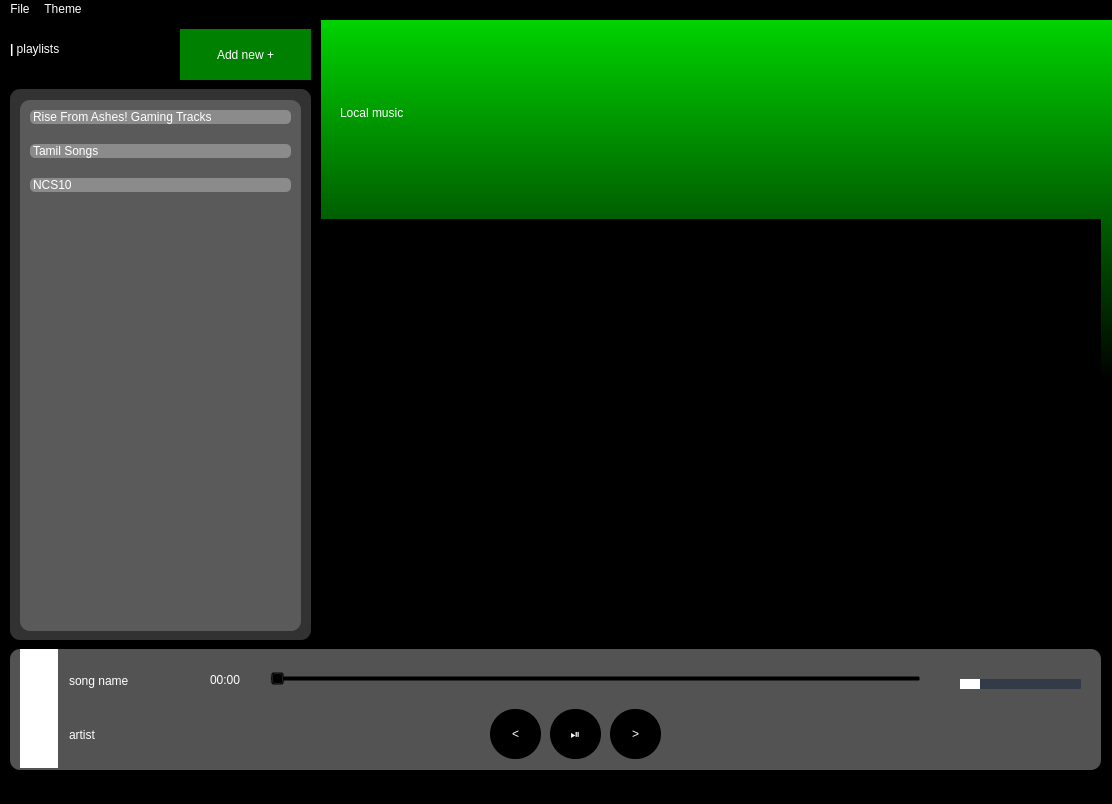
<?xml version="1.0" encoding="UTF-8"?>
<ui version="4.0">
 <class>MainWindow</class>
 <widget class="QMainWindow" name="MainWindow">
  <property name="geometry">
   <rect>
    <x>0</x>
    <y>0</y>
    <width>1112</width>
    <height>804</height>
   </rect>
  </property>
  <property name="sizePolicy">
   <sizepolicy hsizetype="Fixed" vsizetype="Fixed">
    <horstretch>0</horstretch>
    <verstretch>0</verstretch>
   </sizepolicy>
  </property>
  <property name="maximumSize">
   <size>
    <width>1112</width>
    <height>804</height>
   </size>
  </property>
  <property name="windowTitle">
   <string>MainWindow</string>
  </property>
  <property name="styleSheet">
   <string notr="true">background-color: black;
color: white;</string>
  </property>
  <widget class="QWidget" name="centralwidget">
   <widget class="QFrame" name="topBanner">
    <property name="geometry">
     <rect>
      <x>320</x>
      <y>0</y>
      <width>801</width>
      <height>361</height>
     </rect>
    </property>
    <property name="styleSheet">
     <string notr="true">QFrame{
background-color: qlineargradient(spread:pad, x1:0, y1:0, x2:0, y2:1, stop:0 rgba(0, 211, 0, 255), stop:1 rgba(0, 0, 0, 255));
}</string>
    </property>
    <property name="frameShape">
     <enum>QFrame::StyledPanel</enum>
    </property>
    <property name="frameShadow">
     <enum>QFrame::Raised</enum>
    </property>
    <widget class="QLabel" name="playlist_name">
     <property name="geometry">
      <rect>
       <x>20</x>
       <y>60</y>
       <width>284</width>
       <height>67</height>
      </rect>
     </property>
     <property name="sizePolicy">
      <sizepolicy hsizetype="Maximum" vsizetype="Maximum">
       <horstretch>0</horstretch>
       <verstretch>0</verstretch>
      </sizepolicy>
     </property>
     <property name="styleSheet">
      <string notr="true">QLabel{
font: 30pt &quot;Segoe UI Black&quot;;
padding: 0px;
background-color: rgba(0,0,0,0);
}</string>
     </property>
     <property name="text">
      <string>Local music</string>
     </property>
    </widget>
   </widget>
   <widget class="QListWidget" name="playlist">
    <property name="geometry">
     <rect>
      <x>320</x>
      <y>200</y>
      <width>781</width>
      <height>421</height>
     </rect>
    </property>
    <property name="styleSheet">
     <string notr="true">QListWidget{
background-color: transparent;
font: 63 18pt &quot;Segoe UI Black&quot;;
}
QListWidget::item{
background-color: rgba(0,0,0,50);
border-bottom: 1px solid grey;
border-radius: 0px;
height: 50px;
padding: 5px;
margin: 5px;
}
QListWidget::item:hover{
background-color: rgba(255,255,255,125);
border: 1px solid green;
border-radius: 5px;
height: 70px;
padding: 5px;
margin: 5px;
}
QListWidget::item:selected{
color: green;
background-color: black;
border-left: 8px solid green;
border-radius: 0px;	
font: 25 20pt &quot;Segoe UI&quot;;
}
QScrollBar::handle:vertical{
border-radius: 2px;
}
QScrollBar::</string>
    </property>
   </widget>
   <widget class="QFrame" name="frame">
    <property name="geometry">
     <rect>
      <x>10</x>
      <y>70</y>
      <width>301</width>
      <height>551</height>
     </rect>
    </property>
    <property name="styleSheet">
     <string notr="true">QFrame{
background-color: rgba(255,255,255,50);
border-radius: 10px;
}</string>
    </property>
    <property name="frameShape">
     <enum>QFrame::StyledPanel</enum>
    </property>
    <property name="frameShadow">
     <enum>QFrame::Raised</enum>
    </property>
    <widget class="QListWidget" name="playlists">
     <property name="geometry">
      <rect>
       <x>10</x>
       <y>11</y>
       <width>281</width>
       <height>531</height>
      </rect>
     </property>
     <property name="styleSheet">
      <string notr="true">QListWidget{
font: 63 20pt &quot;Segoe UI&quot;;
}
QListWidget::item{
margin: 10px;
border-radius: 5px;
width: 100%;
background-color: rgba(255,255,255, 75);
}
QListWidget::item:hover{
border-left: 4px solid green;
}
QListWidget::item:selected{
border-left: 6px solid green;
color: green;
}</string>
     </property>
     <item>
      <property name="text">
       <string>Rise From Ashes! Gaming Tracks</string>
      </property>
     </item>
     <item>
      <property name="text">
       <string>Tamil Songs</string>
      </property>
     </item>
     <item>
      <property name="text">
       <string>NCS10</string>
      </property>
     </item>
    </widget>
   </widget>
   <widget class="QLabel" name="playlist_name_3">
    <property name="geometry">
     <rect>
      <x>10</x>
      <y>0</y>
      <width>171</width>
      <height>61</height>
     </rect>
    </property>
    <property name="styleSheet">
     <string notr="true">QLabel{
font: 25pt &quot;Segoe UI Light&quot;;
padding: 0px;
background-color: rgba(0,0,0,0);
}</string>
    </property>
    <property name="text">
     <string>&lt;html&gt;&lt;head/&gt;&lt;body&gt;&lt;p&gt;&lt;span style=&quot; font-weight:600;&quot;&gt;|&lt;/span&gt; playlists&lt;/p&gt;&lt;/body&gt;&lt;/html&gt;</string>
    </property>
   </widget>
   <widget class="QPushButton" name="addPlalistButton">
    <property name="geometry">
     <rect>
      <x>180</x>
      <y>10</y>
      <width>131</width>
      <height>51</height>
     </rect>
    </property>
    <property name="toolTip">
     <string>Create new...</string>
    </property>
    <property name="styleSheet">
     <string notr="true">QPushButton{
border: 1px solid green;
background-color: green;
font: 12pt &quot;Segoe UI&quot;;
padding: 2px;
}
QPushButton:hover{
background-color: darkgreen;
}</string>
    </property>
    <property name="text">
     <string>Add new +</string>
    </property>
   </widget>
   <widget class="QFrame" name="frame_2">
    <property name="geometry">
     <rect>
      <x>10</x>
      <y>630</y>
      <width>1091</width>
      <height>121</height>
     </rect>
    </property>
    <property name="styleSheet">
     <string notr="true">QFrame{
background-color: rgb(83, 83, 83);
border-radius: 10px;
}</string>
    </property>
    <property name="frameShape">
     <enum>QFrame::StyledPanel</enum>
    </property>
    <property name="frameShadow">
     <enum>QFrame::Raised</enum>
    </property>
    <widget class="QLabel" name="coverImage">
     <property name="geometry">
      <rect>
       <x>10</x>
       <y>-2</y>
       <width>38</width>
       <height>121</height>
      </rect>
     </property>
     <property name="sizePolicy">
      <sizepolicy hsizetype="Fixed" vsizetype="Preferred">
       <horstretch>0</horstretch>
       <verstretch>0</verstretch>
      </sizepolicy>
     </property>
     <property name="styleSheet">
      <string notr="true">QLabel{
background-color: white;
border-radius: 0px;
height: 20px;
width: 80px;
}</string>
     </property>
     <property name="text">
      <string>&lt;html&gt;&lt;head/&gt;&lt;body&gt;&lt;p&gt;&lt;span style=&quot; font-weight:600;&quot;&gt;album&lt;/span&gt;&lt;/p&gt;&lt;/body&gt;&lt;/html&gt;</string>
     </property>
    </widget>
    <widget class="QFrame" name="">
     <property name="geometry">
      <rect>
       <x>50</x>
       <y>-2</y>
       <width>141</width>
       <height>121</height>
      </rect>
     </property>
     <layout class="QVBoxLayout" name="verticalLayout" stretch="0,0">
      <property name="sizeConstraint">
       <enum>QLayout::SetNoConstraint</enum>
      </property>
      <item>
       <widget class="QLabel" name="songName">
        <property name="styleSheet">
         <string notr="true">QLabel{
font: 15pt &quot;Segoe UI Light&quot;;
padding: 0px;
background-color: rgba(0,0,0,0);
}</string>
        </property>
        <property name="text">
         <string>song name</string>
        </property>
       </widget>
      </item>
      <item>
       <widget class="QLabel" name="artistName">
        <property name="styleSheet">
         <string notr="true">QLabel{
font: 10pt &quot;Segoe UI Semibold&quot;;
padding: 0px;
background-color: rgba(0,0,0,0);
}</string>
        </property>
        <property name="text">
         <string>artist</string>
        </property>
       </widget>
      </item>
     </layout>
    </widget>
    <widget class="QPushButton" name="prevSongButton">
     <property name="geometry">
      <rect>
       <x>480</x>
       <y>60</y>
       <width>51</width>
       <height>50</height>
      </rect>
     </property>
     <property name="sizePolicy">
      <sizepolicy hsizetype="Expanding" vsizetype="Fixed">
       <horstretch>1</horstretch>
       <verstretch>0</verstretch>
      </sizepolicy>
     </property>
     <property name="styleSheet">
      <string notr="true">QPushButton{
height: 50%;
border-radius: 25%;
font: 20pt &quot;Segoe Fluent Icons&quot;;
}
QPushButton:hover{
background-color: rgba(255,255,255,50);
}</string>
     </property>
     <property name="text">
      <string>&lt;</string>
     </property>
    </widget>
    <widget class="QPushButton" name="playPauseButton">
     <property name="geometry">
      <rect>
       <x>540</x>
       <y>60</y>
       <width>51</width>
       <height>50</height>
      </rect>
     </property>
     <property name="sizePolicy">
      <sizepolicy hsizetype="Expanding" vsizetype="Fixed">
       <horstretch>1</horstretch>
       <verstretch>0</verstretch>
      </sizepolicy>
     </property>
     <property name="styleSheet">
      <string notr="true">QPushButton{
height: 50%;
border-radius: 25%;
	font: 20pt &quot;Segoe UI Symbol&quot;;
}
QPushButton:hover{
background-color: rgba(255,255,255,50);
}</string>
     </property>
     <property name="text">
      <string>⏯</string>
     </property>
    </widget>
    <widget class="QPushButton" name="nextSongButton">
     <property name="geometry">
      <rect>
       <x>600</x>
       <y>60</y>
       <width>51</width>
       <height>50</height>
      </rect>
     </property>
     <property name="sizePolicy">
      <sizepolicy hsizetype="Expanding" vsizetype="Fixed">
       <horstretch>1</horstretch>
       <verstretch>0</verstretch>
      </sizepolicy>
     </property>
     <property name="styleSheet">
      <string notr="true">QPushButton{
height: 50%;
border-radius: 25%;
	font: 20pt &quot;Segoe Fluent Icons&quot;;
}
QPushButton:hover{
background-color: rgba(255,255,255,50);
}</string>
     </property>
     <property name="text">
      <string>&gt;</string>
     </property>
    </widget>
    <widget class="QSlider" name="volumeSlider">
     <property name="geometry">
      <rect>
       <x>950</x>
       <y>20</y>
       <width>121</width>
       <height>31</height>
      </rect>
     </property>
     <property name="sizePolicy">
      <sizepolicy hsizetype="Expanding" vsizetype="Preferred">
       <horstretch>1</horstretch>
       <verstretch>0</verstretch>
      </sizepolicy>
     </property>
     <property name="styleSheet">
      <string notr="true">QSlider{
background-color: None;
}
QSlider::groove:horizontal {
    border-radius: 1px;
    height: 10px;
    margin: 0px;
    background-color: rgb(52, 59, 72);
}
QSlider::groove:horizontal:hover {
    background-color: rgb(55, 62, 76);
}
QSlider::handle:horizontal {
    background-color: rgb(255, 255, 255);
    border: none;
    height: 40px;
    width: 20px;
    margin: 0;
    border-radius: 10px;
    padding: -20px 0px;
}
QSlider::handle:horizontal:hover {
    background-color: rgb(155, 180, 255);
}
QSlider::handle:horizontal:pressed {
    background-color: rgb(65, 255, 195);
}</string>
     </property>
     <property name="orientation">
      <enum>Qt::Horizontal</enum>
     </property>
    </widget>
    <widget class="QSlider" name="progressBar">
     <property name="geometry">
      <rect>
       <x>260</x>
       <y>20</y>
       <width>651</width>
       <height>20</height>
      </rect>
     </property>
     <property name="styleSheet">
      <string notr="true">QSlider{
background-color: transparent;
}</string>
     </property>
     <property name="orientation">
      <enum>Qt::Horizontal</enum>
     </property>
    </widget>
    <widget class="QLabel" name="timeLabel">
     <property name="geometry">
      <rect>
       <x>200</x>
       <y>10</y>
       <width>41</width>
       <height>41</height>
      </rect>
     </property>
     <property name="styleSheet">
      <string notr="true">QLabel{
font: 10pt &quot;Segoe UI Semibold&quot;;
padding: 0px;
background-color: rgba(0,0,0,0);
}</string>
     </property>
     <property name="text">
      <string>00:00</string>
     </property>
    </widget>
   </widget>
  </widget>
  <widget class="QMenuBar" name="menubar">
   <property name="geometry">
    <rect>
     <x>0</x>
     <y>0</y>
     <width>1112</width>
     <height>26</height>
    </rect>
   </property>
   <widget class="QMenu" name="menuFile">
    <property name="title">
     <string>File</string>
    </property>
    <addaction name="actionOpen"/>
    <addaction name="actionOpen_folder"/>
   </widget>
   <widget class="QMenu" name="menuTheme">
    <property name="title">
     <string>Theme</string>
    </property>
   </widget>
   <addaction name="menuFile"/>
   <addaction name="menuTheme"/>
  </widget>
  <widget class="QStatusBar" name="statusbar"/>
  <action name="actionOpen">
   <property name="text">
    <string>Open...</string>
   </property>
  </action>
  <action name="actionOpen_folder">
   <property name="text">
    <string>Open folder...</string>
   </property>
  </action>
 </widget>
 <resources/>
 <connections/>
</ui>
